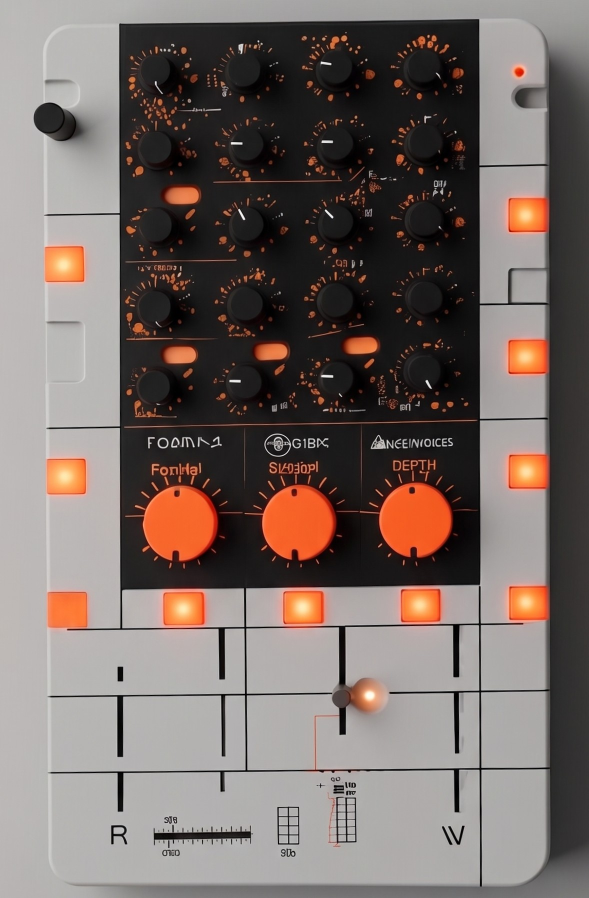
#> input picture examples/01_slab_mixer/reference/Gemini_Generated_Image_mha8s9mha8s9mha8.jpg, 1178 x 1796 px (shown at 1/2 size)
$ python compare_palette.py ../examples/01_slab_mixer/reference/Gemini_Generated_Image_mha8s9mha8s9mha8.jpg
#> lines starting #> are read from the running program, lines starting #| are printed output that depends on the picture; after the words box and inside, x2 and y2 are one past the last pixel; in counts of white or black regions, pixels touching at a corner belong together
#!/usr/bin/env python3
"""Quantitative render-vs-reference comparison.

Separates the subject from the seamless background, then k-means clusters the
subject pixels into a material palette. Comparing palettes between the
reference photo and a Fusion render tells us numerically which material is
too dark / too saturated / too flat, instead of eyeballing it.
"""
import sys
import numpy as np
from PIL import Image


def load(path, max_dim=700):
    im = Image.open(path).convert("RGB")
    im.thumbnail((max_dim, max_dim), Image.LANCZOS)
    return np.asarray(im).astype(np.float32)


def split_bg(a, tol=14.0):
    """Background = pixels near the median of the four corner patches."""
    h, w, _ = a.shape
    k = max(4, min(h, w) // 25)
    corners = np.concatenate([
        a[:k, :k].reshape(-1, 3), a[:k, -k:].reshape(-1, 3),
        a[-k:, :k].reshape(-1, 3), a[-k:, -k:].reshape(-1, 3)])
    bg = np.median(corners, axis=0)
    dist = np.linalg.norm(a - bg, axis=2)
    mask = dist > tol           # True = subject
    return bg, mask


def kmeans(X, k=6, iters=40, seed=0):
    rng = np.random.default_rng(seed)
    C = X[rng.choice(len(X), k, replace=False)]
    for _ in range(iters):
        d = ((X[:, None, :] - C[None, :, :]) ** 2).sum(2)
        lab = d.argmin(1)
        for j in range(k):
            m = lab == j
            if m.any():
                C[j] = X[m].mean(0)
    d = ((X[:, None, :] - C[None, :, :]) ** 2).sum(2)
    lab = d.argmin(1)
    return C, lab


def lum(c):
    return 0.2126 * c[0] + 0.7152 * c[1] + 0.0722 * c[2]


def sat(c):
    mx, mn = float(max(c)), float(min(c))
    return 0.0 if mx == 0 else (mx - mn) / mx


def report(path, k=6):
    a = load(path)
#> in load, im is the input picture: PIL image 1178x1796 RGB; mean R, G, B 119.4, 107.4, 102.9
#> in load, `im.thumbnail((max_dim, max_dim), Image.LANCZOS)`:
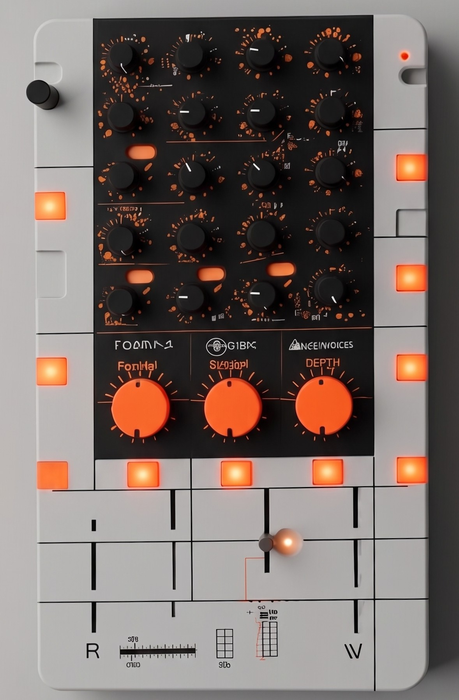
#> im: PIL image 459x700 RGB; mean R, G, B 119.4, 107.5, 102.9
    bg, mask = split_bg(a)
#> in split_bg, `corners = np.concatenate([ a[:k, :k].reshape(-1, 3), a[:k, -k:].reshap..`: corners = 1296 rows, first 8: [186, 185, 183], [186, 185, 183], [186, 185, 183], [186, 186, 184], [186, 186, 184], [185, 185, 183], [186, 185, 183], [186, 185, 183]
#> in split_bg, `bg = np.median(corners, axis=0)`: bg = [172.5, 170.5, 169]
#> in split_bg, `dist = np.linalg.norm(a - bg, axis=2)`:
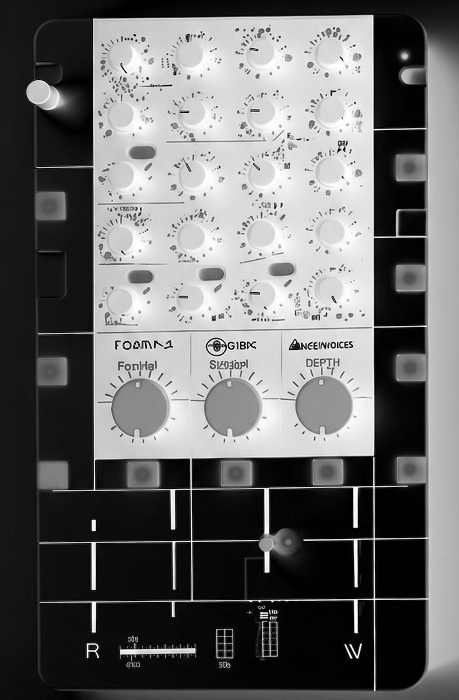
#> dist: shape (700, 459) float32; min 0.707, max 295.6, mean 123.3; drawn with min black and max white
#> in split_bg, `mask = dist > tol`:
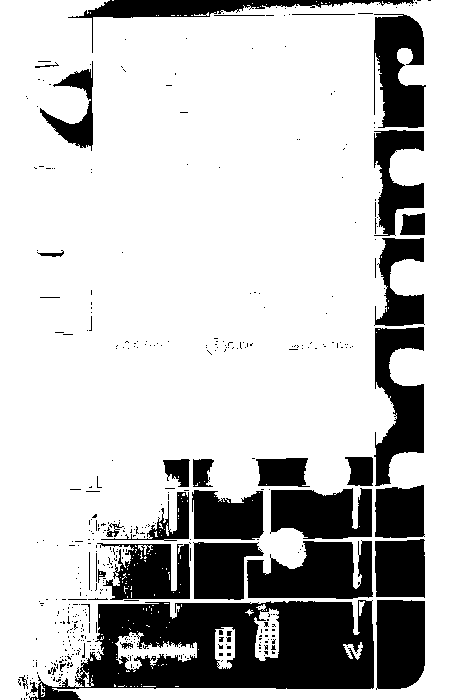
#> mask: shape (700, 459) bool; 76.8% white; 450 black regions (410 under 20 px), largest, box (x1, y1, x2, y2) and area: (29, 600, 374, 700) 20733, (247, 540, 373, 599) 5404, (374, 327, 424, 486) 4541
#> bg = [172.5, 170.5, 169]
    X = a[mask]
    if len(X) > 60000:
        X = X[np.random.default_rng(0).choice(len(X), 60000, replace=False)]
    C, lab = kmeans(X, k)
#> in kmeans, `C = X[rng.choice(len(X), k, replace=False)]`: C = [[30, 27, 28], [181, 180, 178], [163, 162, 160], [190, 187, 187], [33, 18, 15], [21, 16, 18]]
#> after the loop in kmeans, `for _ in range(iters):`: C = [[108, 78.86, 70.48], [134.5, 127.4, 125.1], [241.4, 113.5, 56.75], [187.2, 181.1, 178.5], [50.16, 43.56, 41.79], [24.24, 20.06, 19.66]]
    order = np.argsort([lum(c) for c in C])
#> order = [5, 4, 0, 1, 2, 3]
    print(f"\n=== {path.split('/')[-1]} ===")
    print(f"  size(sampled) {a.shape[1]}x{a.shape[0]}  subject={100*mask.mean():.1f}% of frame")
#|   size(sampled) 459x700  subject=76.8% of frame
    print(f"  BACKGROUND  rgb({bg[0]:.0f},{bg[1]:.0f},{bg[2]:.0f})  lum={lum(bg):.0f}")
#|   BACKGROUND  rgb(172,170,169)  lum=171
    print("  --- subject material palette (dark -> light) ---")
    for j in order:
        share = 100.0 * (lab == j).mean()
        c = C[j]
        print(f"   rgb({c[0]:6.1f},{c[1]:6.1f},{c[2]:6.1f})  lum={lum(c):6.1f} "
              f" sat={sat(c):.2f}  {share:5.1f}% of subject")
#> this loop made 6 passes
#> (j, share, c, mx in sat, mn in sat) on passes 1 to 6: (5, 37.39, [24.24, 20.06, 19.66], 24.24, 19.66), (4, 15.8, [50.16, 43.56, 41.79], 50.16, 41.79), (0, 4.15, [108, 78.86, 70.48], 108, 70.48), (1, 4.89, [134.5, 127.4, 125.1], 134.5, 125.1), (2, 6.67, [241.4, 113.5, 56.75], 241.4, 56.75), (3, 31.1, [187.2, 181.1, 178.5], 187.2, 178.5)
#|    rgb(  24.2,  20.1,  19.7)  lum=  20.9  sat=0.19   37.4% of subject
#|    rgb(  50.2,  43.6,  41.8)  lum=  44.8  sat=0.17   15.8% of subject
#|    rgb( 108.0,  78.9,  70.5)  lum=  84.5  sat=0.35    4.2% of subject
#|    rgb( 134.5, 127.4, 125.1)  lum= 128.7  sat=0.07    4.9% of subject
#|    rgb( 241.4, 113.5,  56.8)  lum= 136.6  sat=0.76    6.7% of subject
#|    rgb( 187.2, 181.1, 178.5)  lum= 182.2  sat=0.05   31.1% of subject
    sub = X
    print(f"  subject mean lum={lum(sub.mean(0)):.1f}  "
          f"contrast(p95-p5 lum)={np.percentile(sub@[.2126,.7152,.0722],95)-np.percentile(sub@[.2126,.7152,.0722],5):.1f}")
#|   subject mean lum=90.5  contrast(p95-p5 lum)=174.7


if __name__ == "__main__":
    for p in sys.argv[1:]:
        report(p)
